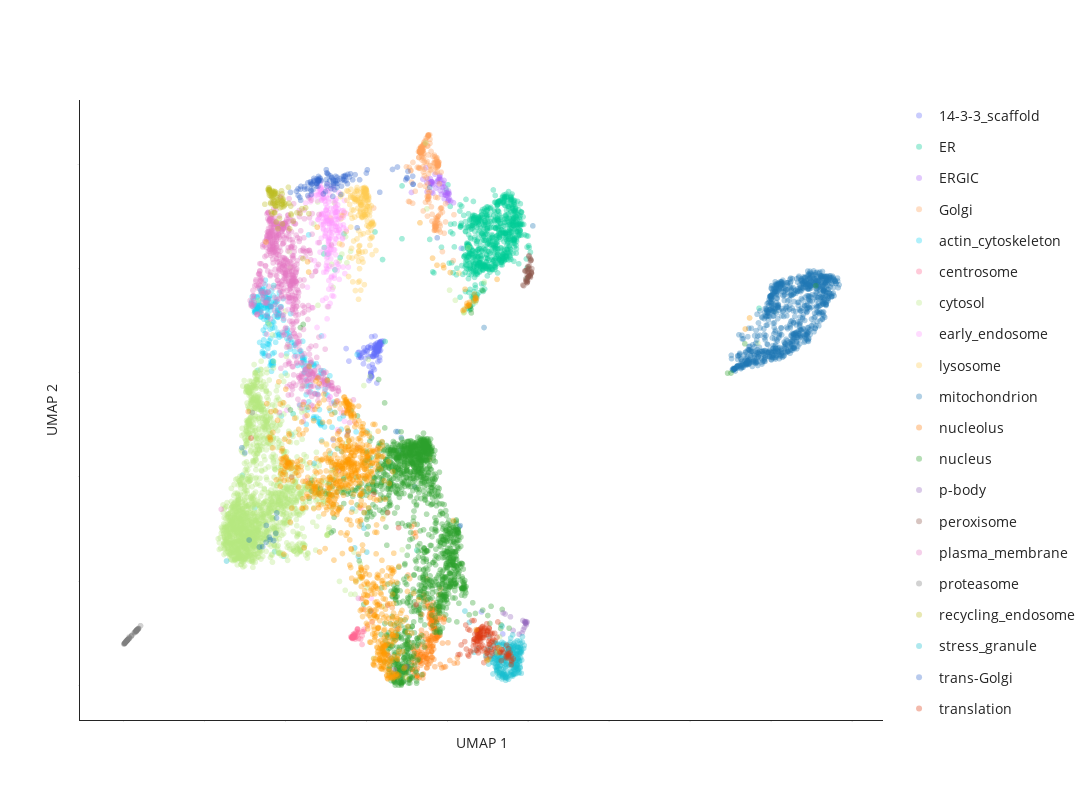

This figure's notebook cell:
### Markdown cell above
### generate UMAP plots

### Code cell
# generate 2D UMAP plot
label_to_color = "consensus_graph_annnotation" # **choose which annotation column to highlight here** , other choices: cluster_annotation, Protein-level_consensus_annotation

fig = pu.interaction_umap(umap_table,
    node_name='Gene_name_canonical', cluster=label_to_color, opacity = 0.35,
    unlabelled_color='#D0D3D4', unlabelled_opacity=0.1, pointsize = 6,
    x='umap_1', y='umap_2',
    categorical=True)
fig.update_layout(width=1200, height=800)

fig.show()

# save the figure as an html file
save_path = os.path.join("output")
save_name = f"UMAP_2Dview_seed={UMAP_seed}html"
pio.write_html(fig, file=os.path.join(save_path, save_name), auto_open=False)

### Figure 1 — Plotly figure (JSON) as saved in the notebook; plotly's stock layout.template omitted (floating-point values rounded to 4 significant figures; data arrays with more than 128 entries replaced by an {"elided": "..."} marker saying what was removed)
{"data": [{"customdata": {"elided": "130x1 int values"}, "hovertemplate": "<b>%{hovertext}</b><br><br>consensus_graph_annnotation=14-3-3_scaffold<br>UMAP 1=%{x}<br>UMAP 2=%{y}<extra></extra>", "hovertext": {"elided": "130 str values"}, "legendgroup": "14-3-3_scaffold", "marker": {"color": "#636EFA", "opacity": 0.35, "size": 6, "symbol": "circle"}, "mode": "markers", "name": "14-3-3_scaffold", "showlegend": true, "type": "scattergl", "x": {"elided": "130 float values"}, "xaxis": "x", "y": {"elided": "130 float values"}, "yaxis": "y"}, {"customdata": {"elided": "750x1 int values"}, "hovertemplate": "<b>%{hovertext}</b><br><br>consensus_graph_annnotation=ER<br>UMAP 1=%{x}<br>UMAP 2=%{y}<extra></extra>", "hovertext": {"elided": "750 str values"}, "legendgroup": "ER", "marker": {"color": "#00CC96", "opacity": 0.35, "size": 6, "symbol": "circle"}, "mode": "markers", "name": "ER", "showlegend": true, "type": "scattergl", "x": {"elided": "750 float values"}, "xaxis": "x", "y": {"elided": "750 float values"}, "yaxis": "y"}, {"customdata": [[5141], [4808], [3029], [1983], [5688], [7569], [6800], [958], [512], [2998], [5705], [7596], [230], [3044], [7797], [3597], [5584], [6642], [3162], [4121], [8387], [5759], [282], [3837], [1754], [6281], [3827], [3648], [6708], [1747], [5712], [3519], [576], [4036], [3278], [1919], [4807], [4192], [1646], [3767], [2868], [666], [2299], [5218], [8011], [2511], [5383], [8481], [2617], [2501], [748], [2841], [6828], [2683], [4413]], "hovertemplate": "<b>%{hovertext}</b><br><br>consensus_graph_annnotation=ERGIC<br>UMAP 1=%{x}<br>UMAP 2=%{y}<extra></extra>", "hovertext": ["SCAP", "COPA", "GPR89B", "LMAN2", "YIF1B", "LMAN2L", "CHPT1", "COPZ1", "DESI2", "B4DSQ5[p]", "PIGG", "RAB3GAP2", "SREBF2", "ERGIC1", "RAB18", "SEC22B", "SAR1B", "MTMR14", "RAB3GAP1", "SEC24D", "TMED5", "SAR1A", "LMAN1", "RER1", "IER3IP1", "TMED4", "BET1", "SLC39A11", "MCFD2", "TRIM27", "RABL3", "COPB2", "TMED10", "SEC22B", "SEC31A", "ERP44", "COPB1", "SEC24A", "COPG2", "COPE", "YIPF5", "TMED9", "ERGIC3", "TMED1", "MTMR4", "RAB3B", "TMED2", "COPG1", "ARCN1", "LYSMD3", "EGFL7", "TRIM4", "SCFD1", "METTL9", "ARF4"], "legendgroup": "ERGIC", "marker": {"color": "#AB63FA", "opacity": 0.35, "size": 6, "symbol": "circle"}, "mode": "markers", "name": "ERGIC", "showlegend": true, "type": "scattergl", "x": [7.812, 7.639, 7.902, 7.922, 7.832, 8.008, 7.391, 7.575, 7.871, 7.8, 7.992, 7.629, 7.898, 8.036, 7.955, 8.024, 7.493, 7.108, 7.602, 7.611, 8.045, 7.954, 8.016, 7.745, 7.867, 7.771, 7.691, 8.147, 8.036, 7.487, 8.005, 7.584, 8.004, 7.849, 7.464, 7.975, 7.613, 7.639, 7.573, 7.6, 7.713, 7.958, 7.801, 8.029, 7.917, 8.08, 7.937, 7.601, 7.619, 7.751, 7.807, 7.914, 7.82, 7.775, 7.513], "xaxis": "x", "y": [9.794, 9.621, 9.574, 9.467, 9.715, 9.448, 9.724, 9.658, 9.635, 9.721, 9.46, 9.646, 9.647, 9.455, 9.464, 9.494, 9.479, 9.468, 9.638, 9.475, 9.346, 9.552, 9.313, 9.671, 9.565, 9.715, 9.819, 9.271, 9.437, 9.663, 9.404, 9.635, 9.282, 9.431, 9.943, 9.409, 9.677, 9.454, 9.735, 9.675, 9.553, 9.414, 9.751, 9.322, 9.347, 9.304, 9.422, 9.674, 9.666, 9.688, 9.772, 9.698, 9.504, 9.608, 9.727], "yaxis": "y"}, {"customdata": {"elided": "193x1 int values"}, "hovertemplate": "<b>%{hovertext}</b><br><br>consensus_graph_annnotation=Golgi<br>UMAP 1=%{x}<br>UMAP 2=%{y}<extra></extra>", "hovertext": {"elided": "193 str values"}, "legendgroup": "Golgi", "marker": {"color": "#FFA15A", "opacity": 0.35, "size": 6, "symbol": "circle"}, "mode": "markers", "name": "Golgi", "showlegend": true, "type": "scattergl", "x": {"elided": "193 float values"}, "xaxis": "x", "y": {"elided": "193 float values"}, "yaxis": "y"}, {"customdata": {"elided": "279x1 int values"}, "hovertemplate": "<b>%{hovertext}</b><br><br>consensus_graph_annnotation=actin_cytoskeleton<br>UMAP 1=%{x}<br>UMAP 2=%{y}<extra></extra>", "hovertext": {"elided": "279 str values"}, "legendgroup": "actin_cytoskeleton", "marker": {"color": "#19D3F3", "opacity": 0.35, "size": 6, "symbol": "circle"}, "mode": "markers", "name": "actin_cytoskeleton", "showlegend": true, "type": "scattergl", "x": {"elided": "279 float values"}, "xaxis": "x", "y": {"elided": "279 float values"}, "yaxis": "y"}, {"customdata": [[4197], [7022], [5846], [5861], [6604], [5687], [1325], [4698], [7292], [6543], [2725], [3168], [7168], [6500], [354], [3244], [1174], [6153], [7486], [6507], [6155], [8501], [2284], [10], [7175], [7320], [2440], [1302], [1148], [5493], [1805], [6418], [6850], [2147], [4142], [5908], [3831], [1381], [5540], [4204], [8342], [6773], [2771], [1318], [3657], [7409], [22], [6181], [6389], [2140]], "hovertemplate": "<b>%{hovertext}</b><br><br>consensus_graph_annnotation=centrosome<br>UMAP 1=%{x}<br>UMAP 2=%{y}<extra></extra>", "hovertext": ["PCNT", "TBC1D31", "CROCC", "CEP350", "CEP120", "ODF2", "MPHOSPH9", "CSNK1D", "AKAP9", "NIN", "BBS4", "PCM1", "CCDC138", "SPICE1", "CEP57", "PCM1", "ALMS1", "TPGS1", "CEP41", "CNTROB", "CEP128", "CCDC61", "CEP350", "CCP110", "CEP63", "CCDC77", "OFD1", "WRAP73", "MED4", "KIF7", "CEP78", "CEP97", "PIBF1", "CEP290", "CEP152", "CEP135", "CETN3", "CDK5RAP2", "C2CD3", "CEP43", "SSX2IP", "CEP192", "CEP131", "RNF213", "CCDC14", "CEP250", "CEP72", "CEP68", "MIB1", "CSPP1"], "legendgroup": "centrosome", "marker": {"color": "#FF6692", "opacity": 0.35, "size": 6, "symbol": "circle"}, "mode": "markers", "name": "centrosome", "showlegend": true, "type": "scattergl", "x": [5.692, 5.664, 5.801, 5.637, 5.696, 5.65, 6.111, 5.702, 5.65, 5.799, 5.638, 5.77, 5.686, 5.886, 5.851, 5.786, 5.899, 5.917, 5.772, 5.727, 5.663, 5.629, 5.856, 5.718, 6.131, 5.776, 5.663, 5.732, 5.743, 5.64, 5.871, 5.891, 5.645, 5.651, 5.933, 5.681, 7.228, 5.608, 6.111, 5.691, 5.664, 5.934, 5.718, 6.018, 5.646, 5.666, 5.694, 5.683, 5.78, 5.631], "xaxis": "x", "y": [0.9481, 0.9148, 1.018, 0.9073, 0.9116, 0.9333, 1.414, 0.9694, 0.8962, 0.8957, 0.9116, 1.073, 0.9854, 0.7834, 0.8885, 0.9993, 1.028, 1.458, 0.9693, 0.9259, 0.9387, 0.9266, 3.4, 0.8859, 1.218, 1.086, 0.9425, 0.9301, 1.028, 0.9209, 1.662, 0.9512, 0.9302, 0.9233, 1.073, 0.9181, 1.522, 0.9292, 1.437, 0.9448, 0.9758, 1.036, 0.9912, 1.137, 0.9149, 0.9064, 0.9629, 0.9203, 1.071, 0.9112], "yaxis": "y"}, {"customdata": {"elided": "1836x1 int values"}, "hovertemplate": "<b>%{hovertext}</b><br><br>consensus_graph_annnotation=cytosol<br>UMAP 1=%{x}<br>UMAP 2=%{y}<extra></extra>", "hovertext": {"elided": "1836 str values"}, "legendgroup": "cytosol", "marker": {"color": "#B6E880", "opacity": 0.35, "size": 6, "symbol": "circle"}, "mode": "markers", "name": "cytosol", "showlegend": true, "type": "scattergl", "x": {"elided": "1836 float values"}, "xaxis": "x", "y": {"elided": "1836 float values"}, "yaxis": "y"}, {"customdata": {"elided": "223x1 int values"}, "hovertemplate": "<b>%{hovertext}</b><br><br>consensus_graph_annnotation=early_endosome<br>UMAP 1=%{x}<br>UMAP 2=%{y}<extra></extra>", "hovertext": {"elided": "223 str values"}, "legendgroup": "early_endosome", "marker": {"color": "#FF97FF", "opacity": 0.35, "size": 6, "symbol": "circle"}, "mode": "markers", "name": "early_endosome", "showlegend": true, "type": "scattergl", "x": {"elided": "223 float values"}, "xaxis": "x", "y": {"elided": "223 float values"}, "yaxis": "y"}, {"customdata": {"elided": "169x1 int values"}, "hovertemplate": "<b>%{hovertext}</b><br><br>consensus_graph_annnotation=lysosome<br>UMAP 1=%{x}<br>UMAP 2=%{y}<extra></extra>", "hovertext": {"elided": "169 str values"}, "legendgroup": "lysosome", "marker": {"color": "#FECB52", "opacity": 0.35, "size": 6, "symbol": "circle"}, "mode": "markers", "name": "lysosome", "showlegend": true, "type": "scattergl", "x": {"elided": "169 float values"}, "xaxis": "x", "y": {"elided": "169 float values"}, "yaxis": "y"}, {"customdata": {"elided": "864x1 int values"}, "hovertemplate": "<b>%{hovertext}</b><br><br>consensus_graph_annnotation=mitochondrion<br>UMAP 1=%{x}<br>UMAP 2=%{y}<extra></extra>", "hovertext": {"elided": "864 str values"}, "legendgroup": "mitochondrion", "marker": {"color": "#1F77B4", "opacity": 0.35, "size": 6, "symbol": "circle"}, "mode": "markers", "name": "mitochondrion", "showlegend": true, "type": "scattergl", "x": {"elided": "864 float values"}, "xaxis": "x", "y": {"elided": "864 float values"}, "yaxis": "y"}, {"customdata": {"elided": "209x1 int values"}, "hovertemplate": "<b>%{hovertext}</b><br><br>consensus_graph_annnotation=nucleolus<br>UMAP 1=%{x}<br>UMAP 2=%{y}<extra></extra>", "hovertext": {"elided": "209 str values"}, "legendgroup": "nucleolus", "marker": {"color": "#FF7F0E", "opacity": 0.35, "size": 6, "symbol": "circle"}, "mode": "markers", "name": "nucleolus", "showlegend": true, "type": "scattergl", "x": {"elided": "209 float values"}, "xaxis": "x", "y": {"elided": "209 float values"}, "yaxis": "y"}, {"customdata": {"elided": "1538x1 int values"}, "hovertemplate": "<b>%{hovertext}</b><br><br>consensus_graph_annnotation=nucleus<br>UMAP 1=%{x}<br>UMAP 2=%{y}<extra></extra>", "hovertext": {"elided": "1538 str values"}, "legendgroup": "nucleus", "marker": {"color": "#2CA02C", "opacity": 0.35, "size": 6, "symbol": "circle"}, "mode": "markers", "name": "nucleus", "showlegend": true, "type": "scattergl", "x": {"elided": "1538 float values"}, "xaxis": "x", "y": {"elided": "1538 float values"}, "yaxis": "y"}, {"customdata": [[8379], [7660], [1520], [219], [6036], [6495], [6493], [1268], [6129], [5829], [7064], [7446], [6651], [8432], [4933], [6297], [7814], [6391]], "hovertemplate": "<b>%{hovertext}</b><br><br>consensus_graph_annnotation=p-body<br>UMAP 1=%{x}<br>UMAP 2=%{y}<extra></extra>", "hovertext": ["LSM2", "YTHDC2", "LSM1", "EIF4ENIF1", "EDC4", "XRN1", "DCP1B", "LSM5", "Q6ZMY0[p]", "LSM14B", "EDC3", "LSM14B", "LSM14A", "MARF1", "LSM3", "PATL1", "DCP1A", "DCP2"], "legendgroup": "p-body", "marker": {"color": "#9467BD", "opacity": 0.35, "size": 6, "symbol": "circle"}, "mode": "markers", "name": "p-body", "showlegend": true, "type": "scattergl", "x": [9.373, 9.841, 9.907, 9.902, 9.968, 9.946, 9.938, 9.555, 9.621, 9.771, 9.926, 6.994, 9.874, 9.862, 9.422, 9.913, 9.932, 9.939], "xaxis": "x", "y": [1.39, 1.005, 1.216, 1.111, 1.215, 1.163, 1.224, 1.315, 1.052, 0.981, 1.194, 0.3567, 1.068, 1.244, 1.369, 1.219, 1.187, 1.204], "yaxis": "y"}, {"customdata": [[3836], [3713], [306], [1482], [7468], [6346], [5958], [4861], [1164], [4512], [5111], [174], [8189], [5972], [5503], [7253], [2180], [3930], [4509], [2947], [3917], [5567], [1483], [757], [3834], [932], [8473], [1991], [6163], [1081], [8225], [2751], [4574], [4578], [4030], [6315], [6915], [2004], [7852], [3780]], "hovertemplate": "<b>%{hovertext}</b><br><br>consensus_graph_annnotation=peroxisome<br>UMAP 1=%{x}<br>UMAP 2=%{y}<extra></extra>", "hovertext": ["ACOX3", "AGPS", "ACAA1", "PEX5", "PECR", "LONP2", "GSTK1", "PEX3", "PEX12", "PEX2", "EHHADH", "PEX26", "HACL1", "ECI2", "TYSND1", "PAFAH2", "ACBD5", "PEX1", "ABCD3", "B4DL07[p]", "SLC25A17", "DECR2", "HSD17B4", "ACOX1", "GNPAT", "FAR2", "PEX16", "SCP2", "ACAD11", "PEX6", "CROT", "FAR1", "ABCD1", "EPHX2", "PEX14", "TMEM135", "PEX13", "CAT", "PXMP2", "ACOT8"], "legendgroup": "peroxisome", "marker": {"color": "#8C564B", "opacity": 0.35, "size": 6, "symbol": "circle"}, "mode": "markers", "name": "peroxisome", "showlegend": true, "type": "scattergl", "x": [10.07, 9.987, 9.978, 9.883, 10.01, 10.08, 9.91, 10.02, 10.07, 10.04, 10.06, 10.05, 10.01, 9.942, 10.07, 9.952, 9.994, 9.971, 9.994, 9.94, 10.02, 9.988, 9.97, 10.01, 10.03, 10.08, 10.01, 9.941, 10.04, 9.967, 10.04, 9.983, 9.977, 9.863, 9.971, 10.0, 10.06, 9.928, 9.932, 10.05], "xaxis": "x", "y": [7.932, 7.839, 7.99, 7.676, 8.002, 7.916, 7.961, 8.257, 7.913, 7.864, 8.173, 7.836, 7.935, 7.966, 7.943, 7.76, 8.036, 7.738, 7.846, 7.756, 8.051, 8.05, 7.783, 7.87, 7.884, 8.002, 8.239, 7.783, 8.201, 7.734, 7.86, 7.95, 7.764, 7.689, 7.879, 7.85, 8.161, 7.958, 7.807, 8.152], "yaxis": "y"}, {"customdata": {"elided": "653x1 int values"}, "hovertemplate": "<b>%{hovertext}</b><br><br>consensus_graph_annnotation=plasma_membrane<br>UMAP 1=%{x}<br>UMAP 2=%{y}<extra></extra>", "hovertext": {"elided": "653 str values"}, "legendgroup": "plasma_membrane", "marker": {"color": "#E377C2", "opacity": 0.35, "size": 6, "symbol": "circle"}, "mode": "markers", "name": "plasma_membrane", "showlegend": true, "type": "scattergl", "x": {"elided": "653 float values"}, "xaxis": "x", "y": {"elided": "653 float values"}, "yaxis": "y"}, {"customdata": [[4486], [1249], [5451], [649], [4485], [3356], [1264], [2438], [7128], [4906], [8070], [6621], [698], [5333], [7251], [1587], [4822], [5193], [8514], [8511], [8330], [5885], [4922], [5347], [6939], [2748], [1653], [594], [3553], [1654], [5078], [1418], [1965], [1655], [4508], [1470], [259], [263], [5836], [3723], [5597], [1686], [984], [4768], [2835], [6831], [1448], [7531], [1664], [4507], [5387], [6593], [4825], [4830], [5950], [3868], [8437], [1244], [1416], [5880], [5724], [8431], [5742], [5741], [1652], [879], [3035], [5957], [3883], [1624], [1625], [5615]], "hovertemplate": "<b>%{hovertext}</b><br><br>consensus_graph_annnotation=proteasome<br>UMAP 1=%{x}<br>UMAP 2=%{y}<extra></extra>", "hovertext": ["PSMA4", "PSMC6", "ADRM1", "RAD23A", "PSMA1", "PSMB7", "NUB1", "PSMC4", "NGLY1", "PSME3", "RNF181", "AFG2A", "PSMG3", "PSME4", "PSMD1", "PSMA5", "USP14", "PSMD2", "PSMC3", "PSMD8", "POMP", "ECPAS", "PSMC1", "PSMD6", "PSMG2", "PSMG1", "PSMA3", "PSME3IP1", "UBFD1", "PSMA6", "UBE3A", "PSME1", "PSMB3", "PSMB4", "PSMB5", "PSMD12", "PSMD13", "ZFAND5", "DDI2", "PSMD11", "PSMB1", "PSMD14", "TCP11L2", "PSMD7", "TCP11L1", "UBLCP1", "BAG1", "PITHD1", "PSMC2", "PSMB6", "UBE3C", "UBR7", "RAD23B", "PSMD4", "PSME3", "PSMD3", "RNF115", "PSME2", "PSMA7", "PSMD4", "PSMG4", "USP15", "UCHL5", "UCHL5", "PSMC3", "PSMA2", "UBQLN2", "ZFAND6", "TXNL1", "PSMC5", "PSMB2", "AKIRIN2"], "legendgroup": "proteasome", "marker": {"color": "#7F7F7F", "opacity": 0.35, "size": 6, "symbol": "circle"}, "mode": "markers", "name": "proteasome", "showlegend": true, "type": "scattergl", "x": [0.06504, 0.05071, 0.06081, 0.3134, 0.06462, 0.07919, 0.3203, 0.05043, 0.3421, 3.174, 0.3637, 0.2584, 0.2979, 0.1921, 0.01837, 0.1046, 0.09307, 0.01724, 0.03013, 0.02014, 0.291, 0.1324, 0.07285, 0.07731, 0.1961, 0.1307, 0.03715, 0.3184, 0.3288, 0.04591, 0.2802, 0, 0.03997, 0.03263, 0.08566, 0.04779, 0.03449, 0.3121, 0.4108, 0.04895, 0.03166, 0.06584, 0.3044, 0.07702, 0.3437, 0.2587, 0.339, 0.3585, 0.06542, 0.0851, 0.1059, 0.3036, 0.06223, 0.09003, 0.1817, 0.08976, 0.1408, 0.07708, 0.1001, 0.04424, 0.2912, 0.3545, 0.3045, 0.04649, 0.3115, 0.05397, 0.1285, 0.3054, 0.3264, 0.01606, 0.007656, 0.3099], "xaxis": "x", "y": [0.8496, 0.8364, 0.8438, 1.053, 0.8477, 0.8619, 1.058, 0.8369, 1.065, 5.239, 1.091, 1.013, 1.04, 0.9537, 0.8062, 0.8808, 0.8714, 0.8055, 0.8191, 0.8069, 1.035, 0.9011, 0.8561, 0.8548, 0.9608, 0.9024, 0.8209, 1.057, 1.068, 0.8327, 1.028, 0.793, 0.8269, 0.8219, 0.872, 0.8347, 0.8225, 1.06, 1.143, 0.8357, 0.8192, 0.8495, 1.047, 0.8611, 1.079, 1.007, 1.075, 1.087, 0.8472, 0.8702, 0.8837, 1.028, 0.8479, 0.8709, 0.9407, 0.869, 0.9059, 0.8575, 0.8794, 0.8307, 1.034, 1.084, 1.043, 0.8325, 1.048, 0.8383, 0.9254, 1.05, 1.067, 0.8022, 0.7959, 1.05], "yaxis": "y"}, {"customdata": [[2023], [1704], [1809], [1853], [5635], [5020], [2276], [1700], [5725], [2404], [1687], [7407], [7680], [7357], [1670], [4978], [2322], [4987], [2203], [5740], [1786], [2035], [7514], [1814], [8183], [6354], [5162], [267], [7988], [257], [3777], [3787], [5500], [828], [3824], [3850], [196], [4560], [5103], [5520], [6907], [6926], [6210], [977], [2681], [8034], [6726], [5445], [3368], [5442], [3470], [8232], [640], [6497], [5242], [8345], [457], [444], [8110], [6446], [6652], [6435], [5408], [3133], [6377], [6460], [5551], [5217], [7074], [4654], [8496], [4701], [7092], [4695], [2593], [14], [2612], [7781], [6117], [6138], [2515], [5024], [64], [3995], [5786]], "hovertemplate": "<b>%{hovertext}</b><br><br>consensus_graph_annnotation=recycling_endosome<br>UMAP 1=%{x}<br>UMAP 2=%{y}<extra></extra>", "hovertext": ["ECE1", "RALGAPA1", "ATP13A3", "ARHGAP10", "ATP6V0A1", "LRP2", "STEAP3", "RAB11FIP5", "WDR44", "Q59FF5[p];A8CDT9[p]", "SERPINF1", "VAMP8", "PACC1", "CRACR2A", "SCAMP2", "SIRPA", "ABCB1", "CSNK1G2", "ARL13B", "COLEC12", "STX3", "A0A3B3ITR4[p]", "SEMA4C", "SMIM1", "LNPEP", "RALGAPB", "PTPRJ", "CEMIP2", "GFOD1", "NKIRAS2", "ITGB1BP1", "SCAMP3", "RALGAPA2", "SLC12A6", "SCAMP1", "STX7", "CDK16", "SFN", "LRP1", "GFOD2", "APBB2", "SCAMP4", "RAB11FIP2", "SYT1", "ATP6V0D1", "PODXL2", "ITFG1", "RAB11B", "ATP11A", "VAMP3", "VAMP2", "PACSIN3", "LDLR", "CMTM4", "RAB32", "ATP11B", "CERK", "MYADM", "MRC2", "CD302", "CCNY", "LMTK2", "NHERF2", "PODXL", "STX12", "SLC35F2", "ANO6", "ADAM9", "CMTM7", "SLC1A1", "CSNK1G3", "ADGRE5", "ABHD17A", "TRAPPC10", "BICD1", "GPRC5B", "MICALL1", "KIAA1549", "RAB11FIP1", "SLCO4C1", "A8K6Q8[p];B7Z2I6[p]", "ATP8B2", "FCGRT", "ATP9A", "SLC35F1"], "legendgroup": "recycling_endosome", "marker": {"color": "#BCBD22", "opacity": 0.35, "size": 6, "symbol": "circle"}, "mode": "markers", "name": "recycling_endosome", "showlegend": true, "type": "scattergl", "x": [3.722, 3.599, 3.724, 3.766, 4.125, 3.594, 3.791, 3.814, 3.936, 3.579, 4.573, 3.919, 3.841, 3.789, 3.904, 3.859, 3.658, 3.731, 3.669, 3.678, 3.661, 3.596, 3.725, 3.721, 3.928, 3.648, 3.598, 3.636, 3.581, 3.601, 3.681, 4.493, 3.583, 3.896, 3.956, 3.97, 3.808, 6.974, 3.796, 3.725, 4.131, 3.919, 3.586, 3.913, 4.402, 3.721, 4.001, 4.186, 3.732, 4.357, 4.079, 3.75, 3.802, 3.919, 3.791, 3.667, 3.483, 4.097, 3.741, 3.952, 3.846, 3.596, 3.639, 3.657, 4.275, 3.806, 3.697, 3.626, 3.879, 3.756, 3.63, 3.711, 3.672, 4.066, 4.425, 3.625, 3.557, 3.593, 3.696, 3.904, 4.136, 3.722, 3.907, 3.694, 3.796], "xaxis": "x", "y": [9.251, 9.517, 9.489, 8.901, 9.205, 9.545, 9.225, 9.316, 9.322, 9.481, 9.061, 9.293, 9.262, 9.373, 9.307, 9.173, 9.409, 9.077, 9.355, 9.461, 9.054, 9.414, 9.441, 9.465, 9.349, 9.452, 9.504, 9.476, 9.559, 9.498, 9.259, 9.173, 9.519, 9.5, 9.267, 9.222, 8.773, 0.1503, 9.415, 9.218, 9.056, 9.246, 9.51, 9.441, 9.156, 9.299, 9.246, 8.913, 9.454, 9.062, 9.257, 9.198, 9.451, 8.863, 9.322, 9.504, 9.24, 8.771, 9.482, 9.197, 8.971, 9.522, 9.097, 9.374, 9.078, 9.277, 9.313, 9.272, 9.354, 9.206, 9.253, 9.424, 9.41, 9.568, 8.198, 9.399, 9.524, 9.456, 9.374, 9.238, 9.034, 9.083, 9.187, 9.483, 9.278], "yaxis": "y"}, {"customdata": {"elided": "252x1 int values"}, "hovertemplate": "<b>%{hovertext}</b><br><br>consensus_graph_annnotation=stress_granule<br>UMAP 1=%{x}<br>UMAP 2=%{y}<extra></extra>", "hovertext": {"elided": "252 str values"}, "legendgroup": "stress_granule", "marker": {"color": "#17BECF", "opacity": 0.35, "size": 6, "symbol": "circle"}, "mode": "markers", "name": "stress_granule", "showlegend": true, "type": "scattergl", "x": {"elided": "252 float values"}, "xaxis": "x", "y": {"elided": "252 float values"}, "yaxis": "y"}, {"customdata": [[8339], [558], [1620], [4], [5579], [7579], [1345], [531], [7459], [7452], [1224], [1630], [1027], [8422], [7495], [7866], [1130], [5071], [8447], [422], [7828], [7919], [7549], [416], [1556], [383], [7501], [771], [8465], [8324], [8280], [1403], [1778], [1239], [300], [2073], [6401], [2090], [2855], [4448], [3007], [2430], [6388], [3661], [4009], [4434], [2353], [2818], [3222], [7345], [6756], [4028], [3396], [5907], [6909], [3052], [2514], [6644], [2094], [3955], [2984], [4791], [6293], [3801], [4324], [7242], [7202], [6829], [2159], [7189], [6799], [7188], [3899], [3901], [4772], [2907], [6588], [3913], [2274], [6340], [3925], [4771], [6743], [6420], [6272], [2729], [6951], [5882], [5898], [2569], [5901], [2584], [5895], [2727], [3151], [5667], [7013], [5951], [6959], [3558], [4162], [3083], [6505], [4099], [2761], [1929]], "hovertemplate": "<b>%{hovertext}</b><br><br>consensus_graph_annnotation=trans-Golgi<br>UMAP 1=%{x}<br>UMAP 2=%{y}<extra></extra>", "hovertext": ["TRAPPC4", "ANGEL1", "OSBPL11", "TM9SF2", "MTMR9", "CYSTM1", "TRAPPC2L", "SPG21", "TMEM59", "OSBPL10", "SNAP47", "SH3GLB1", "TRAPPC8", "ATP6V0A2", "WDR11", "RAB6B", "SPRYD7", "ATP7A", "YIPF1", "WDFY1", "HINT3", "NDFIP2", "RAB33B", "ATG9A", "DTNBP1", "ACBD3", "PRKD2", "SYNGR2", "TRAPPC1", "MTMR6", "SNX7", "SLC12A7", "PSEN2", "ARFIP2", "TBC1D5", "LRBA", "TRAPPC5", "TGOLN2", "TRAPPC11", "OSBP", "LMBRD2", "TMEM87A", "RAB43", "C17orf75", "DNAJC13", "M6PR", "TRAPPC13", "GOLM1", "TVP23C", "SLC35A5", "BLOC1S5", "VAMP4", "MDK", "FAM91A1", "GLG1", "ARFIP1", "SV2A", "DAGLB", "MFSD4B", "STX10", "KCT2", "EFNA5", "TRAPPC6B", "RAB29", "TRAPPC2", "OSBPL9", "TRAPPC9", "TRAPPC12", "SLC9A6", "STX16", "RAB2B", "ANKRD27", "SPRY1", "TRAPPC3", "CLCN5", "SLC12A4", "ARFGAP1", "STX6", "TMEM63A", "TPRA1", "ATP9B", "CLCN3", "PI4K2B", "FAM219A", "PLEKHH3", "SYAP1", "TMEM230", "SNX30", "LRIG1", "YIPF6", "AP1AR", "SORT1", "FAM219B", "KIAA0319L", "ATP7B", "ATP8A1", "RAB39B", "NAPG", "VTI1A", "STX16", "SNX4", "SYNGR1", "FAM177A1", "CPD", "SNX8", "SLC20A2"], "legendgroup": "trans-Golgi", "marker": {"color": "#3366CC", "opacity": 0.35, "size": 6, "symbol": "circle"}, "mode": "markers", "name": "trans-Golgi", "showlegend": true, "type": "scattergl", "x": [4.796, 6.325, 5.536, 6.639, 5.234, 4.759, 4.847, 5.019, 5.827, 5.578, 4.982, 5.164, 5.012, 5.431, 5.143, 5.289, 5.395, 4.624, 5.102, 4.625, 5.766, 5.654, 7.003, 4.797, 5.361, 7.138, 5.175, 4.546, 4.76, 5.254, 5.119, 4.37, 5.525, 6.992, 5.131, 4.304, 4.62, 5.477, 5.003, 7.023, 4.699, 5.602, 5.379, 5.135, 4.661, 4.802, 5.034, 6.018, 4.828, 5.994, 5.268, 5.273, 4.35, 5.182, 6.762, 5.175, 4.606, 5.086, 4.773, 4.804, 5.715, 4.84, 4.475, 7.148, 4.672, 5.422, 4.375, 5.05, 4.547, 7.745, 5.49, 4.81, 4.364, 4.63, 4.803, 4.465, 7.562, 4.643, 4.532, 4.631, 4.877, 4.775, 5.275, 5.231, 4.307, 7.148, 5.348, 4.804, 5.458, 5.18, 4.808, 4.264, 5.018, 5.47, 5.0, 4.694, 5.212, 5.227, 4.849, 4.698, 4.763, 4.93, 6.966, 5.444, 4.779, 4.117], "xaxis": "x", "y": [9.584, 9.472, 9.816, 9.91, 9.671, 9.592, 9.746, 9.639, 9.711, 9.765, 9.485, 9.392, 9.844, 9.72, 9.746, 9.647, 9.706, 9.659, 9.786, 9.624, 8.788, 9.71, 9.738, 9.701, 9.428, 9.78, 9.614, 9.408, 9.64, 9.639, 9.541, 9.317, 9.636, 9.754, 9.597, 9.536, 9.521, 9.778, 9.905, 9.873, 9.699, 9.827, 9.59, 9.757, 9.638, 9.68, 9.833, 9.903, 9.706, 9.84, 9.564, 9.76, 9.373, 9.641, 9.957, 9.71, 9.673, 9.697, 9.728, 9.72, 9.81, 9.692, 9.53, 9.629, 9.524, 9.78, 9.585, 9.81, 9.654, 8.596, 9.693, 9.775, 9.529, 9.496, 9.685, 9.581, 9.566, 9.626, 9.542, 9.427, 9.692, 9.698, 9.704, 9.778, 9.411, 9.625, 9.734, 9.707, 9.692, 9.692, 9.687, 9.491, 9.59, 9.795, 9.712, 9.737, 9.52, 9.692, 9.728, 9.681, 9.638, 9.439, 9.712, 9.777, 9.648, 9.469], "yaxis": "y"}, {"customdata": {"elided": "144x1 int values"}, "hovertemplate": "<b>%{hovertext}</b><br><br>consensus_graph_annnotation=translation<br>UMAP 1=%{x}<br>UMAP 2=%{y}<extra></extra>", "hovertext": {"elided": "144 str values"}, "legendgroup": "translation", "marker": {"color": "#DC3912", "opacity": 0.35, "size": 6, "symbol": "circle"}, "mode": "markers", "name": "translation", "showlegend": true, "type": "scattergl", "x": {"elided": "144 float values"}, "xaxis": "x", "y": {"elided": "144 float values"}, "yaxis": "y"}, {"customdata": {"elided": "875x1 int values"}, "hovertemplate": "<b>%{hovertext}</b><br><br>consensus_graph_annnotation=unclassified<br>UMAP 1=%{x}<br>UMAP 2=%{y}<extra></extra>", "hovertext": {"elided": "875 str values"}, "legendgroup": "unclassified", "marker": {"color": "#FF9900", "opacity": 0.35, "size": 6, "symbol": "circle"}, "mode": "markers", "name": "unclassified", "showlegend": true, "type": "scattergl", "x": {"elided": "875 float values"}, "xaxis": "x", "y": {"elided": "875 float values"}, "yaxis": "y"}], "layout": {"height": 800, "legend": {"font": {"size": 14}}, "width": 1200, "xaxis": {"showticklabels": true, "tickfont": {"size": 1}, "ticks": "", "title": {"text": "UMAP 1"}}, "yaxis": {"showticklabels": true, "tickfont": {"size": 1}, "ticks": "", "title": {"text": "UMAP 2"}}}}
